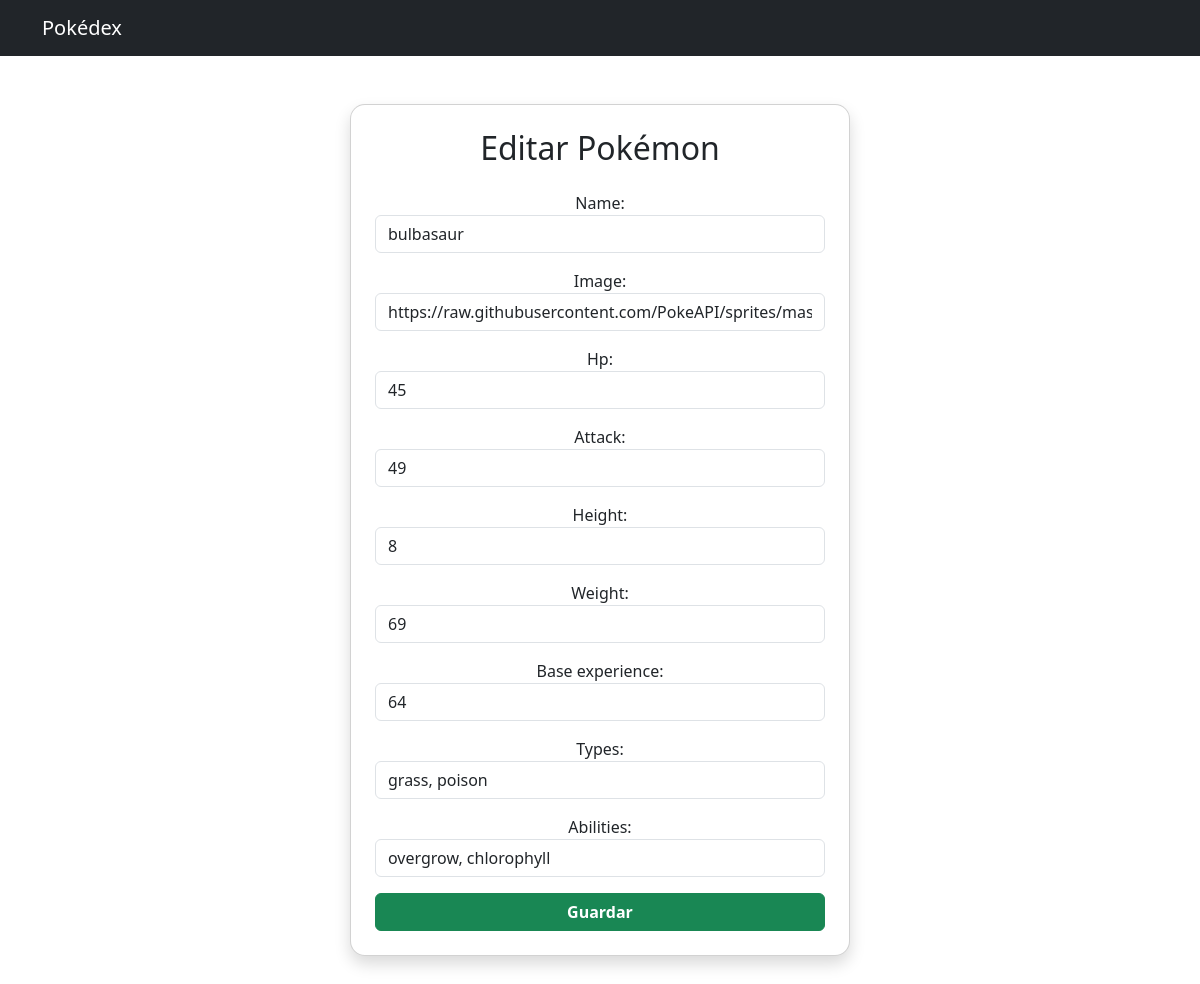
Before: /pokemons/update/13/ with the older database file.
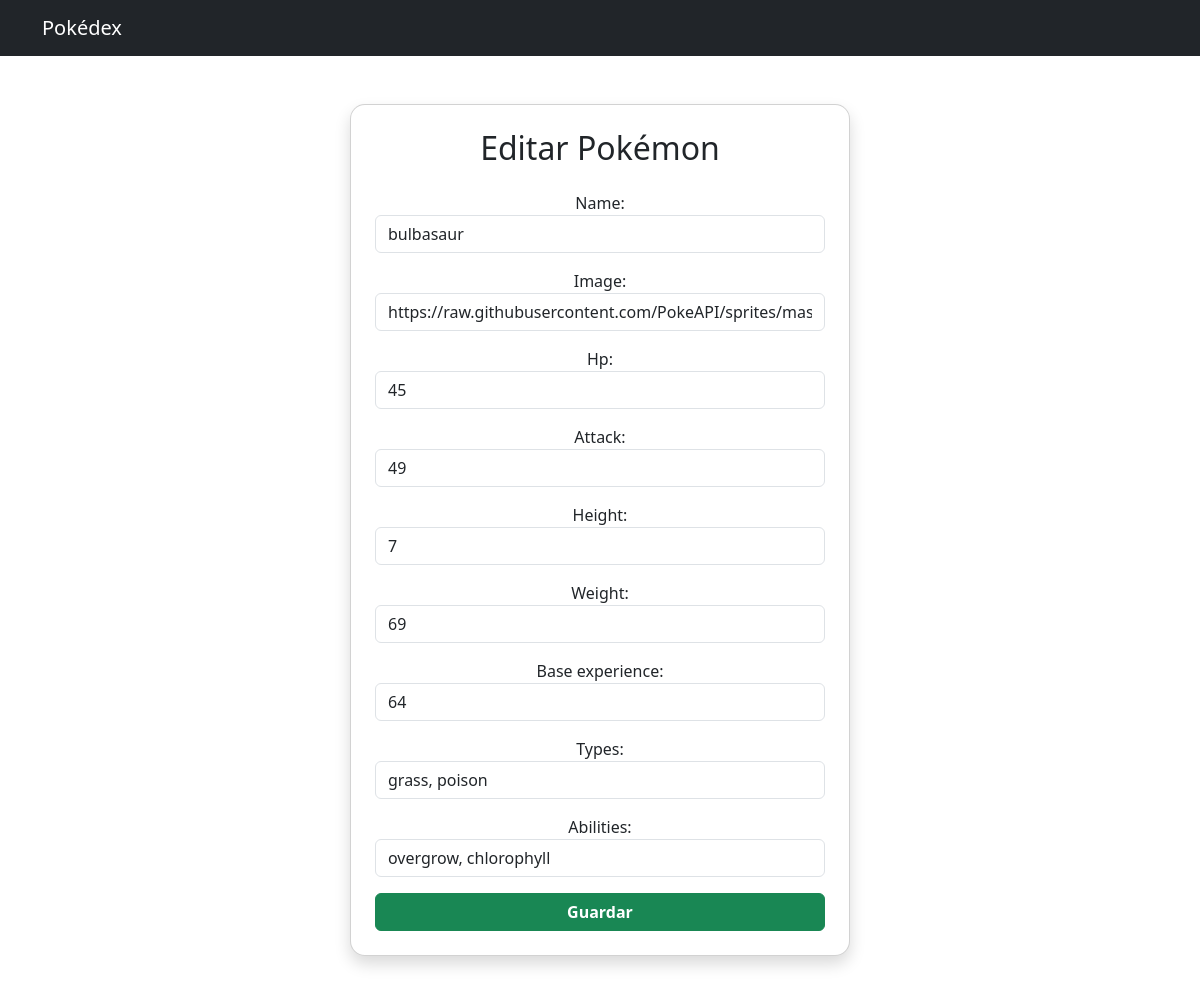
After: the same page with the newer database file.
### pokemon/models.py (models this page shows, shortened)
class Pokemon(models.Model):
    name = models.CharField(max_length=100)
    image = models.URLField()
    hp = models.IntegerField()
    attack = models.IntegerField()
    height = models.IntegerField()
    weight = models.IntegerField()
    base_experience = models.IntegerField()
    types = models.CharField(max_length=100)
    abilities = models.CharField(max_length=200)

### pokemon/views.py (the view)
# urls.py: path("pokemons/update/<int:pokemon_id>/", pokemon_update, name="pokemon_update"),
def pokemon_update(request, pokemon_id):
    pokemon = get_object_or_404(Pokemon, id=pokemon_id)
    if request.method == "POST":
        form = PokemonForm(request.POST, instance=pokemon)
        if form.is_valid():
            form.save()
            return redirect('pokemon_detail', pokemon_id=pokemon.id)
    else:
        form = PokemonForm(instance=pokemon)
    return render(request, 'pokemons/pokemon_form.html', {'form': form})

### pokemon/forms.py
class PokemonForm(forms.ModelForm):
    class Meta:
        model = Pokemon
        fields = "__all__"

### pokemon/templates/pokemons/pokemon_form.html (shortened to what this page needs)
{% extends 'base.html' %}
{% load widget_tweaks %}
{% block content %}
<div class="container my-5">
    <div class="card shadow p-4 mx-auto" style="max-width:500px; border-radius: 15px;">
        <h2 class="text-center mb-4">{% if form.instance.pk %}Editar{% else %}Crear{% endif %} Pokémon</h2>
        <form method="post">
            {% for field in form %}
    <div class="mb-3">
        {{ field.label_tag }}
        {{ field|add_class:"form-control" }}
    </div>
{% endfor %}
            <button type="submit" class="btn btn-success w-100 fw-bold">Guardar</button>
        </form>
    </div>
</div>
{% endblock %}

### pokemon/templates/base.html (shortened to what this page needs)
<!DOCTYPE html>
<html lang="en">
<head>
    <link href="https://cdn.jsdelivr.net/npm/bootstrap@5.3.0/dist/css/bootstrap.min.css" rel="stylesheet">
</head>
<body>
<nav class="navbar navbar-dark bg-dark">
    <div class="container">
        <a class="navbar-brand" href="/">Pokédex</a>
    </div>
</nav>
<div class="container text-center mt-4">
    {% block content %}
    {% endblock %}
</div>
</body>
</html>

Changed rows visible on the page:
changed Pokemon "bulbasaur": height "8" → "7"
